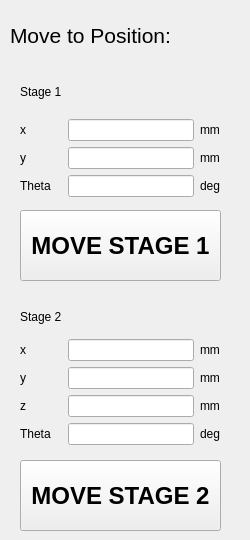
      <widget class="QWidget" name="GlobalMove">
       <widget class="QLabel" name="label">
        <property name="geometry">
         <rect>
          <x>10</x>
          <y>10</y>
          <width>231</width>
          <height>51</height>
         </rect>
        </property>
        <property name="font">
         <font>
          <pointsize>16</pointsize>
         </font>
        </property>
        <property name="text">
         <string>Move to Position:</string>
        </property>
       </widget>
       <widget class="QWidget" name="gridLayoutWidget_7">
        <property name="geometry">
         <rect>
          <x>20</x>
          <y>70</y>
          <width>201</width>
          <height>127</height>
         </rect>
        </property>
        <layout class="QGridLayout" name="gridLayout_8">
         <item row="0" column="0">
          <widget class="QLabel" name="label_12">
           <property name="text">
            <string>Stage 1</string>
           </property>
          </widget>
         </item>
         <item row="1" column="0">
          <widget class="QLabel" name="label_13">
           <property name="text">
            <string>x</string>
           </property>
          </widget>
         </item>
         <item row="1" column="1">
          <widget class="QLineEdit" name="stage1_x_abs_edit">
           <property name="text">
            <string/>
           </property>
          </widget>
         </item>
         <item row="4" column="1">
          <widget class="QLineEdit" name="stage1_theta_abs_edit">
           <property name="text">
            <string/>
           </property>
          </widget>
         </item>
         <item row="3" column="1">
          <widget class="QLineEdit" name="stage1_y_abs_edit">
           <property name="text">
            <string/>
           </property>
          </widget>
         </item>
         <item row="3" column="0">
          <widget class="QLabel" name="label_14">
           <property name="text">
            <string>y</string>
           </property>
          </widget>
         </item>
         <item row="4" column="0">
          <widget class="QLabel" name="label_35">
           <property name="text">
            <string>Theta</string>
           </property>
          </widget>
         </item>
         <item row="1" column="2">
          <widget class="QLabel" name="label_36">
           <property name="text">
            <string>mm</string>
           </property>
          </widget>
         </item>
         <item row="3" column="2">
          <widget class="QLabel" name="label_37">
           <property name="text">
            <string>mm</string>
           </property>
          </widget>
         </item>
         <item row="4" column="2">
          <widget class="QLabel" name="label_38">
           <property name="text">
            <string>deg</string>
           </property>
          </widget>
         </item>
        </layout>
       </widget>
       <widget class="QPushButton" name="stage1_globalmoveButton">
        <property name="geometry">
         <rect>
          <x>20</x>
          <y>210</y>
          <width>201</width>
          <height>71</height>
         </rect>
        </property>
        <property name="font">
         <font>
          <pointsize>18</pointsize>
          <weight>75</weight>
          <bold>true</bold>
         </font>
        </property>
        <property name="toolTip">
         <string>Move Stage Relative Distance</string>
        </property>
        <property name="text">
         <string>MOVE STAGE 1</string>
        </property>
       </widget>
       <widget class="QWidget" name="gridLayoutWidget_8">
        <property name="geometry">
         <rect>
          <x>20</x>
          <y>300</y>
          <width>201</width>
          <height>145</height>
         </rect>
        </property>
        <layout class="QGridLayout" name="gridLayout_9">
         <item row="1" column="1">
          <widget class="QLineEdit" name="stage2_x_abs_edit">
           <property name="text">
            <string/>
           </property>
          </widget>
         </item>
         <item row="1" column="0">
          <widget class="QLabel" name="label_39">
           <property name="text">
            <string>x</string>
           </property>
          </widget>
         </item>
         <item row="5" column="1">
          <widget class="QLineEdit" name="stage2_theta_abs_edit">
           <property name="text">
            <string/>
           </property>
          </widget>
         </item>
         <item row="3" column="0">
          <widget class="QLabel" name="label_40">
           <property name="text">
            <string>y</string>
           </property>
          </widget>
         </item>
         <item row="5" column="0">
          <widget class="QLabel" name="label_41">
           <property name="text">
            <string>Theta</string>
           </property>
          </widget>
         </item>
         <item row="3" column="1">
          <widget class="QLineEdit" name="stage2_y_abs_edit">
           <property name="text">
            <string/>
           </property>
          </widget>
         </item>
         <item row="1" column="2">
          <widget class="QLabel" name="label_42">
           <property name="text">
            <string>mm</string>
           </property>
          </widget>
         </item>
         <item row="5" column="2">
          <widget class="QLabel" name="label_46">
           <property name="text">
            <string>deg</string>
           </property>
          </widget>
         </item>
         <item row="3" column="2">
          <widget class="QLabel" name="label_47">
           <property name="text">
            <string>mm</string>
           </property>
          </widget>
         </item>
         <item row="0" column="0">
          <widget class="QLabel" name="label_48">
           <property name="text">
            <string>Stage 2</string>
           </property>
          </widget>
         </item>
         <item row="4" column="0">
          <widget class="QLabel" name="label_67">
           <property name="text">
            <string>z</string>
           </property>
          </widget>
         </item>
         <item row="4" column="1">
          <widget class="QLineEdit" name="stage2_z_abs_edit">
           <property name="text">
            <string/>
           </property>
          </widget>
         </item>
         <item row="4" column="2">
          <widget class="QLabel" name="label_68">
           <property name="text">
            <string>mm</string>
           </property>
          </widget>
         </item>
        </layout>
       </widget>
       <widget class="QPushButton" name="stage2_globalmoveButton">
        <property name="geometry">
         <rect>
          <x>20</x>
          <y>460</y>
          <width>201</width>
          <height>71</height>
         </rect>
        </property>
        <property name="font">
         <font>
          <pointsize>18</pointsize>
          <weight>75</weight>
          <bold>true</bold>
         </font>
        </property>
        <property name="toolTip">
         <string>Move Stage Relative Distance</string>
        </property>
        <property name="text">
         <string>MOVE STAGE 2</string>
        </property>
       </widget>
      </widget>
